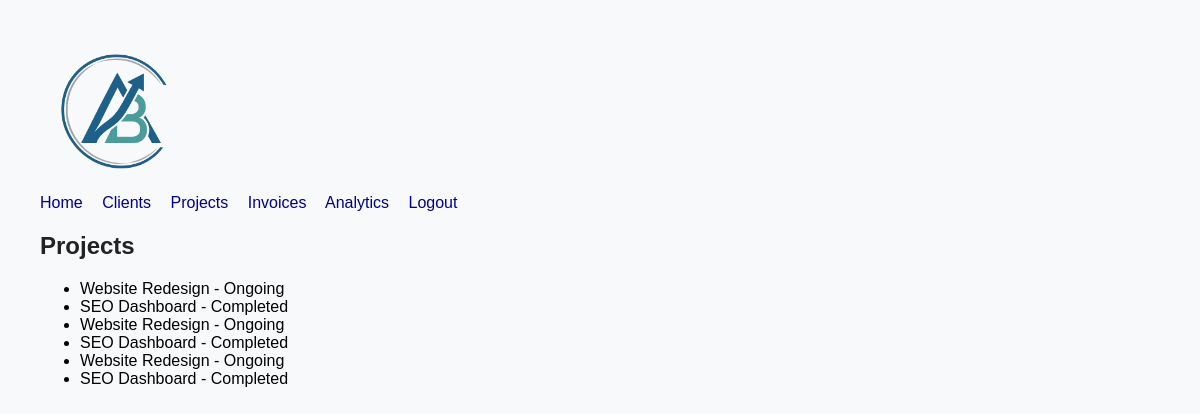
Screenshot of /projects (signed in) with the database file from the repository.
### tables this page shows
CREATE TABLE projects (
id INTEGER PRIMARY KEY AUTOINCREMENT,
title TEXT NOT NULL,
status TEXT NOT NULL
);

### app.py (the view)
@app.route("/projects")
@login_required
def projects():
    projects = db.execute("SELECT * FROM projects")
    return render_template("projects.html", projects=projects)

### app.py (called while the page is built)
def login_required(f):
    @wraps(f)
    def decorated_function(*args, **kwargs):
        if session.get("user_id") is None:
            return redirect("/login")
        return f(*args, **kwargs)
    return decorated_function

### templates/projects.html
{% extends "layout.html" %} {% block body %}
<h2>Projects</h2>
<ul>
  {% for project in projects %}
  <li>{{ project.title }} - {{ project.status }}</li>
  {% endfor %}
</ul>
{% endblock %}

### static/styles.css (style rules this page uses)
body { font-family: Arial; margin: 40px; background: #f8f9fa; }
h1, h2 { color: #222; }

### rows the page displays
projects: title "Website Redesign", status "Ongoing"
projects: title "SEO Dashboard", status "Completed"
projects: title "Website Redesign", status "Ongoing"
projects: title "SEO Dashboard", status "Completed"
projects: title "Website Redesign", status "Ongoing"
projects: title "SEO Dashboard", status "Completed"
